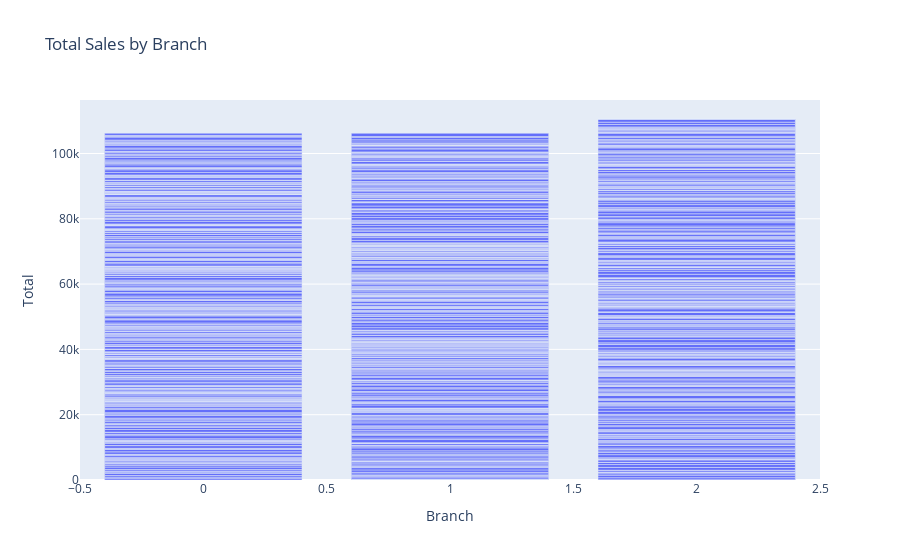

Write notebook code for a chart like this one.
### Markdown cell above
# Visualisation

### Code cell
fig=px.bar(df, x='Branch', y='Total', title='Total Sales by Branch')
fig.show()

### Figure 1 — Plotly figure (JSON) as saved in the notebook; plotly's stock layout.template omitted (floating-point values rounded to 4 significant figures; data arrays with more than 128 entries replaced by an {"elided": "..."} marker saying what was removed)
{"data": [{"alignmentgroup": "True", "hovertemplate": "Branch=%{x}<br>Total=%{y}<extra></extra>", "legendgroup": "", "marker": {"color": "#636efa", "pattern": {"shape": ""}}, "name": "", "offsetgroup": "", "orientation": "v", "showlegend": false, "textposition": "auto", "type": "bar", "x": {"elided": "1000 int values"}, "xaxis": "x", "y": {"elided": "1000 float values"}, "yaxis": "y"}], "layout": {"autosize": true, "barmode": "relative", "legend": {"tracegroupgap": 0}, "title": {"text": "Total Sales by Branch"}, "xaxis": {"anchor": "y", "autorange": true, "domain": [0, 1], "range": [-0.5, 2.5], "title": {"text": "Branch"}, "type": "linear"}, "yaxis": {"anchor": "x", "autorange": true, "domain": [0, 1], "range": [0, 116400.0], "title": {"text": "Total"}, "type": "linear"}}}
